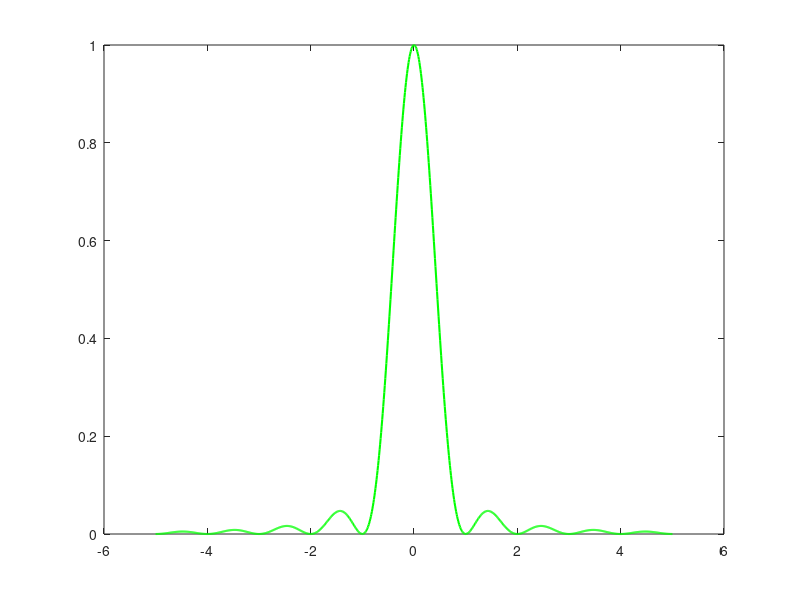

Write MATLAB code to recreate this figure. (Note: this script raises an error after producing the figure.)
% Parameters
pulse_duration = 1;       % Pulse duration (T)
alpha = 0.9;             % Energy fraction (90%)

% Sinc function (Frequency domain)
sinc_func = @(f) sinc(f * pulse_duration);

% Energy calculation function
energy_func = @(B) 2 * integral(@(f) abs(sinc_func(f)).^2, 0, B);

% Total and target energy
total_energy = pulse_duration;
target_energy =alpha * total_energy;

% Optimization to find 90% essential bandwidth
B_opt = fminsearch(@(B) abs(energy_func(B) - target_energy), 1); 

% Display result
disp(['90% Essential Bandwidth: B = ', num2str(B_opt), ' Hz.']);

% Plot
f_range = linspace(-5, 5, 1000);
sinc_squared = abs(sinc_func(f_range)).^2;

figure;
plot(f_range, sinc_squared, 'g', 'LineWidth', 1.5); hold on;
xline(B_opt, 'b--', 'LineWidth', 1.5); % Positive side
xline(-B_opt, 'b--', 'LineWidth', 1.5); % Negative side
text(B_opt + 0.1, 0.8, ['B = ', num2str(B_opt, '%.2f')], 'Color', 'blue', 'FontSize', 10);
text(-B_opt - 0.5, 0.8, ['B = ', num2str(-B_opt, '%.2f')], 'Color', 'blue', 'FontSize', 10);

% Labels and title
xlabel('Frequency (Hz)');
ylabel('|sinc(f)|^2');
title('Sinc Function & 90% Essential Bandwidth');
grid on;
legend('Sinc^2(f)', '90% Bandwidth');
hold off;
